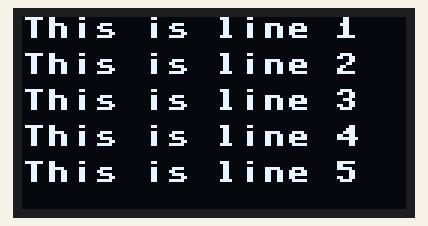
Recording of a program running on a simulated ESP8266 board running MicroPython. Parts: 128×64 one-colour display. Random numbers come from a fixed seed.

Above: at 2.1 s.
At 8.1 s:
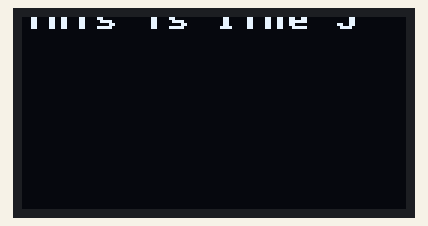
At 12.99 s:
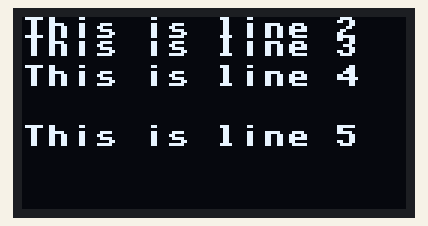
At 17.96 s:
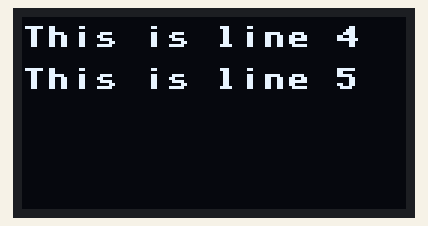
At 28.63 s:
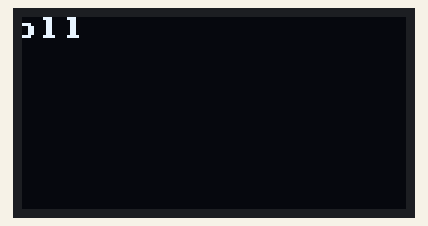
At 39.49 s:
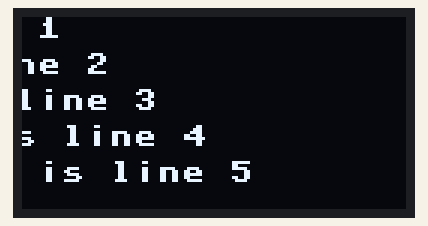

The program:

demo_2.py
```python
from machine import Pin, I2C
import ssd1306
import time
import math
import urandom

# Initialize I2C and SSD1306 display
i2c = I2C(sda=Pin(4), scl=Pin(5))
display = ssd1306.SSD1306_I2C(128, 64, i2c)

# Function to display multiple lines of text
def display_multiple_lines(display, lines):
    for i, line in enumerate(lines):
        display.text(line, 0, i * 12, 1)
    display.show()

# Function to scroll multiple lines of text
def scroll_multiple_lines(display, lines):
    line_height = 12
    max_length = max(len(line) for line in lines)
    for i in range(max_length * 8):
        display.fill(0)
        for j, line in enumerate(lines):
            display.text(line, 0, j * line_height - i % (len(lines) * line_height), 1)
        display.show()
        time.sleep(0.01)

# Function to animate wave effect with scrolling
def wave_scroll_animation(display, lines):
    amplitude = 5
    frequency = 0.1
    line_height = 12
    max_length = max(len(line) for line in lines)

    for t in range((max_length + 16) * 8):  # Adjust the range for scrolling
        display.fill(0)
        for j, line in enumerate(lines):
            y_offset = int(amplitude * math.sin(2 * math.pi * frequency * t - j * 2) + j * line_height)
            display.text(line, 0, y_offset - (t % (len(lines) * line_height)), 1)  # Add scrolling effect
        display.show()
        time.sleep(0.01)

# Function to animate diagonal scroll for single line
def diagonal_scroll_single_line(display, text):
    for i in range(128 + len(text) * 8):
        display.fill(0)
        display.text(text, 127 - i, 0, 1)
        display.show()
        time.sleep(0.01)

# Function to animate multiline diagonal scroll
def diagonal_scroll_multiple_lines(display, lines):
    for i in range(128 + max(len(line) for line in lines) * 8):
        display.fill(0)
        for j, line in enumerate(lines):
            display.text(line, 127 - i + j * 16, j * 12, 1)
        display.show()
        time.sleep(0.01)

# Function to animate random blink effect
def random_blink_animation(display, text):
    for _ in range(100):
        display.fill(0)
        if _ % 10 == 0:
            display.text(text, 0, 0, 1)
        display.show()
        time.sleep(0.1)

# Function to animate crossfade effect
def crossfade_animation(display, text1, text2):
    for brightness in range(16):
        display.fill(0)
        display.text(text1, 0, 0, 16 - brightness)
        display.text(text2, 0, 12, brightness)
        display.show()
        time.sleep(0.05)

# Function to animate zoom-in effect
def zoom_in_animation(display, text):
    for i in range(1, 18):
        display.fill(0)
        display.text(text, 64 - 4 * i, 32 - i, 1)
        display.show()
        time.sleep(0.05)

# Function to animate zoom-out effect
def zoom_out_animation(display, text):
    for i in range(17, 0, -1):
        display.fill(0)
        display.text(text, 64 - 4 * i, 32 - i, 1)
        display.show()
        time.sleep(0.05)

# Function to animate jitter effect
def jitter_animation(display, text):
    for _ in range(50):
        display.fill(0)
        display.text(text, urandom.randint(0, 30), urandom.randint(0, 50), 1)
        display.show()
        time.sleep(0.05)

# Pause between demos
time.sleep(2)

# Multiple lines display demo
lines = [
    "This is line 1",
    "This is line 2",
    "This is line 3",
    "This is line 4",
    "This is line 5"
]
display_multiple_lines(display, lines)

# Pause between demos
time.sleep(2)

# Multiple lines scrolling demo
scroll_multiple_lines(display, lines)

# Pause between demos
time.sleep(2)

# Wave effect with scrolling demo
wave_scroll_animation(display, lines)

# Pause between demos
time.sleep(2)

# Diagonal scroll for single line demo
diagonal_scroll_single_line(display, "Diagonal scroll")

# Pause between demos
time.sleep(2)

# Diagonal scroll for multiple lines demo
diagonal_scroll_multiple_lines(display, lines)

# Pause between demos
time.sleep(2)

# Random blink animation demo
random_blink_animation(display, "Blinking")

# Pause between demos
time.sleep(2)

# Crossfade animation demo
crossfade_animation(display, "Hello", "World")

# Pause between demos
time.sleep(2)

# Zoom-in animation demo
zoom_in_animation(display, "Zoom-in")

# Pause between demos
time.sleep(2)

# Zoom-out animation demo
zoom_out_animation(display, "Zoom-out")

# Pause between demos
time.sleep(2)

# Jitter animation demo
jitter_animation(display, "Jitter")

# Pause between demos
time.sleep(2)

# Clear the display
display.fill(0)
display.show()
```

Measured:
- what the display in image 0 shows lasts 2.0 s, from 2.1 s to 4.1 s
- what the display in image 1 shows lasts 2.0 s, from 8.1 s to 10.1 s
